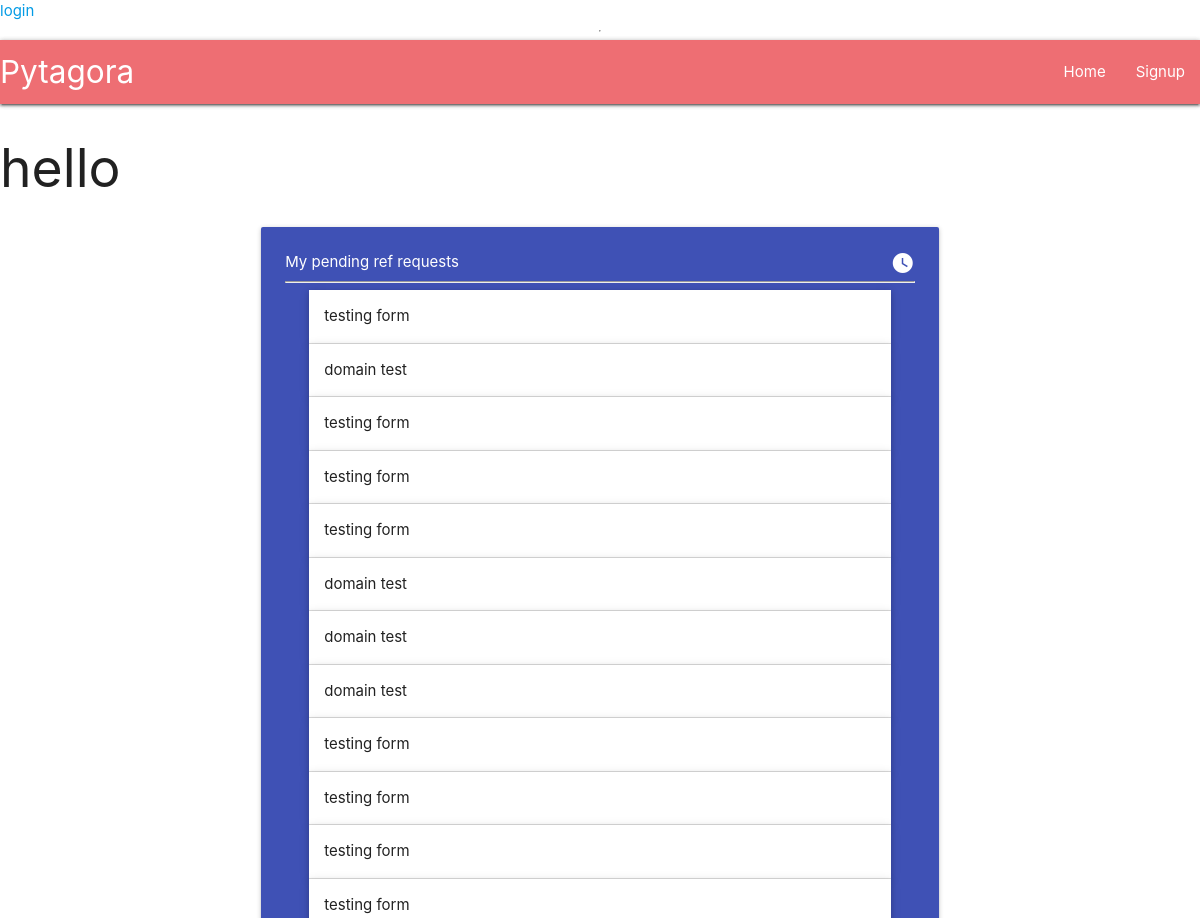
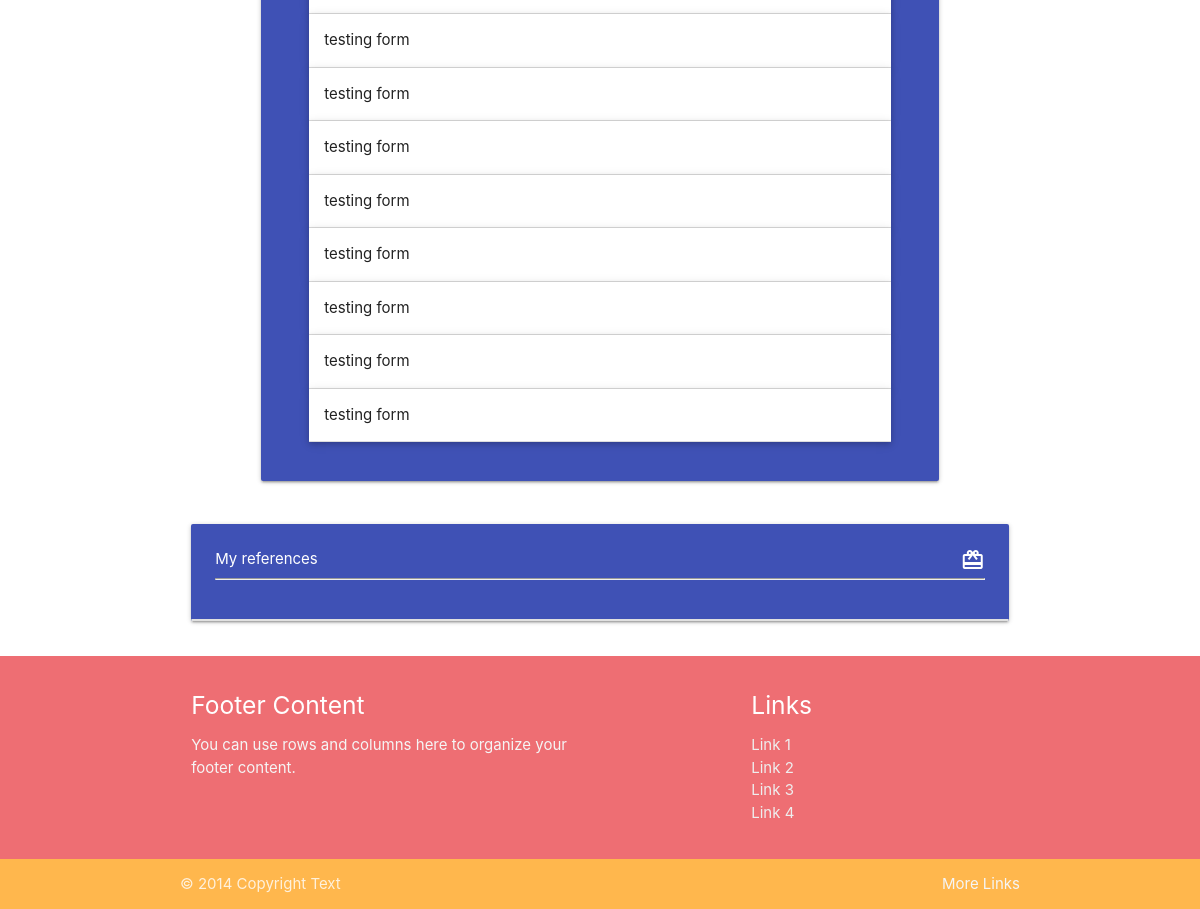
Page /profile/1/ on the committed database (2 pictures, top to bottom).
### userprofile/models.py (models this page shows, shortened)
class RefRequest(models.Model):
    profile = models.ForeignKey(Profile, verbose_name=_("profile"), on_delete=models.CASCADE)
    company_name = models.CharField(_("company name"), max_length=100, null=True, blank=True)
    company_slug = models.SlugField(_("company_slug"), null=True, blank=True, unique=False, max_length=150)
    date_from = models.DateField( verbose_name=_("date from"))
    date_to = models.DateField(verbose_name=_("date to"))
    to_email = models.EmailField(_("to email"), max_length=254, null=True, blank=True)
    UNINITIATED = "UNIN"
    PENDING = "PEND"
    COMPLETE = "COMP"
    STATUS_CHOICES = [
        (UNINITIATED, "Uninitiated"),
        (PENDING, "Pending"),
        (COMPLETE, "Complete"),
    ]
    status = models.CharField(_("status"), max_length=4, choices=STATUS_CHOICES, default=UNINITIATED,)
    time_sent = models.DateTimeField(_("time_sent"), auto_now_add=True, null=True)
    class Meta:
        verbose_name = "Reference request"
        verbose_name_plural = "Reference requests"

### userprofile/views.py (the view)
# urls.py: path("profile/<int:pk>/", ProfileView.as_view(), name ="profile"),
class ProfileView(ListView):
    model = RefRequest
    def get(self, request, *args, **kwargs):
        profile = Profile.objects.get(id=kwargs["pk"])
        requests = profile.refrequest_set.all()
        return render(
            self.request,
            "userprofile/profile.html",
            {
                "profile": profile,
                "requests": requests,
            })

### userprofile/models.py (called while the page is built)
    def __str__(self):
        return f"{self.first_name} {self.last_name}"

### userprofile/templates/userprofile/profile.html (shortened to what this page needs)
{% extends "base.html" %}
{% block content %}
    <h2>hello {{ profile }}</h2>
    <div class="container">
        {% include "./components/profile_pending_requests.html" %}
        <div class="row">
            <div class="col s12">
                <div class="card indigo">
                    <div class="card-content">
                        <span class="white-text">My references <i class="material-icons right">redeem</i></span>
                        <hr/>
                    </div>
                    <div class=" collection">
                    </div>
                </div>
            </div>
        </div>
    </div>
{% endblock content %}

### userprofile/templates/userprofile/components/profile_pending_requests.html (shortened to what this page needs)
<div class="row">
    <div class="col s12 l10 offset-l1">
        <div class="card-panel indigo">
            <span class="white-text ">My pending ref requests <i class="material-icons right" >watch_later</i> </span>
            <hr/>
            <ul class="collapsible popout">
            {% for request in requests %}
                {% if request.status == "PEND" %}
                <li>
                    <div class="collapsible-header"> <span class="truncate">{{ request.company_name }}</span></div>
                  </li>
                  {% endif %}
            {% endfor %}
             </ul>
        </div>
    </div>
</div>

### staticfiles/base/css/style.css (style rules this page uses)
body { display: flex; min-height: 100vh; flex-direction: column; }
.collection { overflow: visible; }

### rows in the picture
RefRequest: company_name "testing form"
RefRequest: company_name "domain test"
RefRequest: company_name "testing form"
RefRequest: company_name "testing form"
RefRequest: company_name "testing form"
RefRequest: company_name "domain test"
RefRequest: company_name "domain test"
RefRequest: company_name "domain test"
RefRequest: company_name "testing form"
RefRequest: company_name "testing form"
RefRequest: company_name "testing form"
RefRequest: company_name "testing form"
RefRequest: company_name "testing form"
RefRequest: company_name "testing form"
RefRequest: company_name "testing form"
RefRequest: company_name "testing form"
RefRequest: company_name "testing form"
RefRequest: company_name "testing form"
RefRequest: company_name "testing form"
RefRequest: company_name "testing form"
